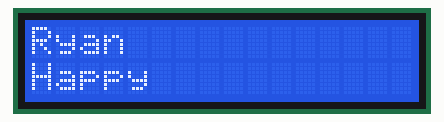
Recording of a sketch running on a simulated Arduino Uno, built with avr-gcc and run on an emulated ATmega328P. Shown: 16×2 character LCD.

Above: at 0.1 s.
At 1.1 s:
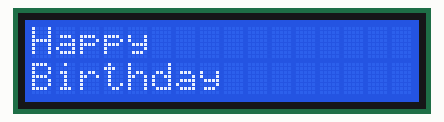
At 2.2 s:
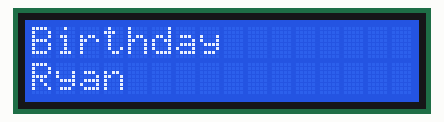

The sketch:

i2c-lcd.ino
```cpp
#include <Wire.h>
#include <LiquidCrystal_I2C.h>

#define LEN 3

LiquidCrystal_I2C lcd(0x27, 16, 2);

String str[LEN] = {
  "Ryan",
  "Happy",
  "Birthday"
};

int inx = 0;

void setup() {
  lcd.init();

  lcd.backlight();
}

void loop() {

  int a = inx;
  int b = inx + 1;
  if (b >= LEN) {
    b = 0;
  }
  lcd.clear();
  lcd.setCursor(0, 0);
  lcd.print(str[a]);
  lcd.setCursor(0, 1);
  lcd.print(str[b]);
  delay(1000);

  inx++;
  if (inx >= LEN) {
    inx = 0;
  }
}
```

Measured:
- by itself, everything shown: repeats every 3.0 s, in 3 steps
- what the display in image 1 shows lasts 1.0 s, from 1.1 s to 2.1 s
